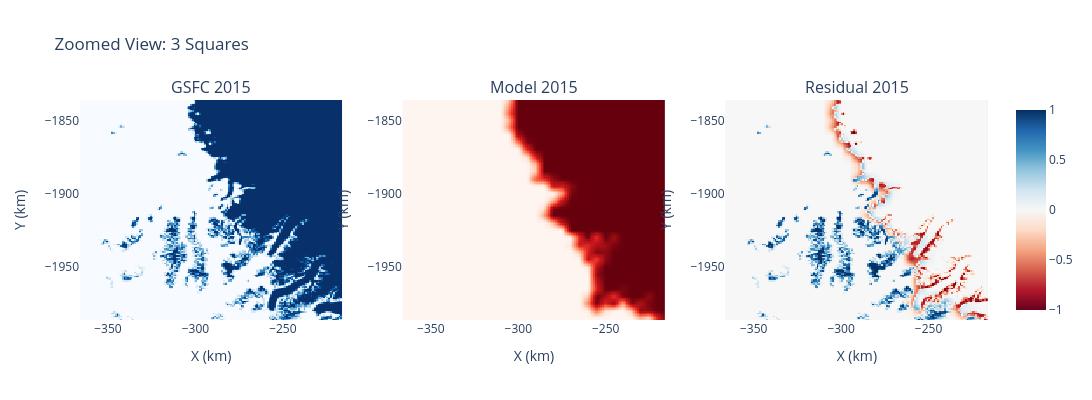

Notebook source saved alongside this figure:
### Code cell
# Simple zoom to show 3 squares
print("Creating zoomed view with 3 squares...")

# Define zoom region - left side of Greenland
x_center_km = -290
y_center_km = -1910
zoom_pixels = 150

# Convert to indices
x_center_idx = np.argmin(np.abs(x_coords - x_center_km))
y_center_idx = np.argmin(np.abs(y_coords - y_center_km))

# Calculate zoom bounds
x_start = max(0, x_center_idx - zoom_pixels // 2)
x_end = min(len(x_coords), x_center_idx + zoom_pixels // 2)
y_start = max(0, y_center_idx - zoom_pixels // 2)
y_end = min(len(y_coords), y_center_idx + zoom_pixels // 2)

# Extract zoomed data
gsfc_zoom = gsfc_2010[y_start:y_end, x_start:x_end]
model_zoom = model_2010[y_start:y_end, x_start:x_end]
residual_zoom = residual_2010[y_start:y_end, x_start:x_end]
x_zoom = x_coords[x_start:x_end]
y_zoom = y_coords[y_start:y_end]

print(
    f"Zoom region: {x_zoom[0]:.1f} to {x_zoom[-1]:.1f} km (X), {y_zoom[0]:.1f} to {y_zoom[-1]:.1f} km (Y)"
)

# Create 3 squares
fig_zoom = make_subplots(rows=1, cols=3, subplot_titles=["GSFC " + str(target_year), "Model " + str(target_year), "Residual " + str(target_year)])

# GSFC square
fig_zoom.add_trace(
    go.Heatmap(z=gsfc_zoom, x=x_zoom, y=y_zoom, colorscale="Blues", showscale=False),
    row=1,
    col=1,
)

# Model square
fig_zoom.add_trace(
    go.Heatmap(z=model_zoom, x=x_zoom, y=y_zoom, colorscale="Reds", showscale=False),
    row=1,
    col=2,
)

# Residual square
fig_zoom.add_trace(
    go.Heatmap(z=residual_zoom, x=x_zoom, y=y_zoom, colorscale="RdBu", showscale=True),
    row=1,
    col=3,
)

# Update layout with axis labels
fig_zoom.update_layout(title="Zoomed View: 3 Squares", width=1200, height=400)

# Add axis labels to all subplots
fig_zoom.update_xaxes(title_text="X (km)")
fig_zoom.update_yaxes(title_text="Y (km)")

fig_zoom.show()

print(
    "Complete! 3 squares showing GSFC, Model, and Residual data with proper axis labels."
)

### Figure 1 — Plotly figure (JSON) as saved in the notebook; plotly's stock layout.template omitted (floating-point values rounded to 4 significant figures; data arrays with more than 128 entries replaced by an {"elided": "..."} marker saying what was removed)
{"data": [{"colorscale": [[0, "rgb(247,251,255)"], [0.125, "rgb(222,235,247)"], [0.25, "rgb(198,219,239)"], [0.375, "rgb(158,202,225)"], [0.5, "rgb(107,174,214)"], [0.625, "rgb(66,146,198)"], [0.75, "rgb(33,113,181)"], [0.875, "rgb(8,81,156)"], [1, "rgb(8,48,107)"]], "showscale": false, "type": "heatmap", "x": {"elided": "150 float values"}, "xaxis": "x", "y": {"elided": "150 float values"}, "yaxis": "y", "z": {"elided": "150x150 float values"}}, {"colorscale": [[0, "rgb(255,245,240)"], [0.125, "rgb(254,224,210)"], [0.25, "rgb(252,187,161)"], [0.375, "rgb(252,146,114)"], [0.5, "rgb(251,106,74)"], [0.625, "rgb(239,59,44)"], [0.75, "rgb(203,24,29)"], [0.875, "rgb(165,15,21)"], [1, "rgb(103,0,13)"]], "showscale": false, "type": "heatmap", "x": {"elided": "150 float values"}, "xaxis": "x2", "y": {"elided": "150 float values"}, "yaxis": "y2", "z": {"elided": "150x150 float values"}}, {"colorscale": [[0, "rgb(103,0,31)"], [0.1, "rgb(178,24,43)"], [0.2, "rgb(214,96,77)"], [0.3, "rgb(244,165,130)"], [0.4, "rgb(253,219,199)"], [0.5, "rgb(247,247,247)"], [0.6, "rgb(209,229,240)"], [0.7, "rgb(146,197,222)"], [0.8, "rgb(67,147,195)"], [0.9, "rgb(33,102,172)"], [1, "rgb(5,48,97)"]], "showscale": true, "type": "heatmap", "x": {"elided": "150 float values"}, "xaxis": "x3", "y": {"elided": "150 float values"}, "yaxis": "y3", "z": {"elided": "150x150 float values"}}], "layout": {"annotations": [{"font": {"size": 16}, "showarrow": false, "text": "GSFC 2015", "x": 0.1444, "xanchor": "center", "xref": "paper", "y": 1, "yanchor": "bottom", "yref": "paper"}, {"font": {"size": 16}, "showarrow": false, "text": "Model 2015", "x": 0.5, "xanchor": "center", "xref": "paper", "y": 1, "yanchor": "bottom", "yref": "paper"}, {"font": {"size": 16}, "showarrow": false, "text": "Residual 2015", "x": 0.8556, "xanchor": "center", "xref": "paper", "y": 1, "yanchor": "bottom", "yref": "paper"}], "height": 400, "title": {"text": "Zoomed View: 3 Squares"}, "width": 1200, "xaxis": {"anchor": "y", "domain": [0, 0.2889], "title": {"text": "X (km)"}}, "xaxis2": {"anchor": "y2", "domain": [0.3556, 0.6444], "title": {"text": "X (km)"}}, "xaxis3": {"anchor": "y3", "domain": [0.7111, 1], "title": {"text": "X (km)"}}, "yaxis": {"anchor": "x", "domain": [0, 1], "title": {"text": "Y (km)"}}, "yaxis2": {"anchor": "x2", "domain": [0, 1], "title": {"text": "Y (km)"}}, "yaxis3": {"anchor": "x3", "domain": [0, 1], "title": {"text": "Y (km)"}}}}
